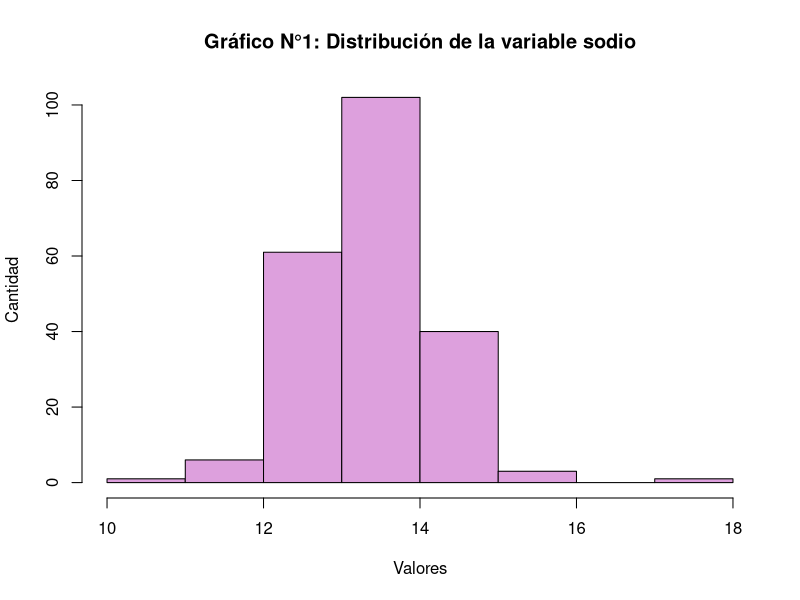
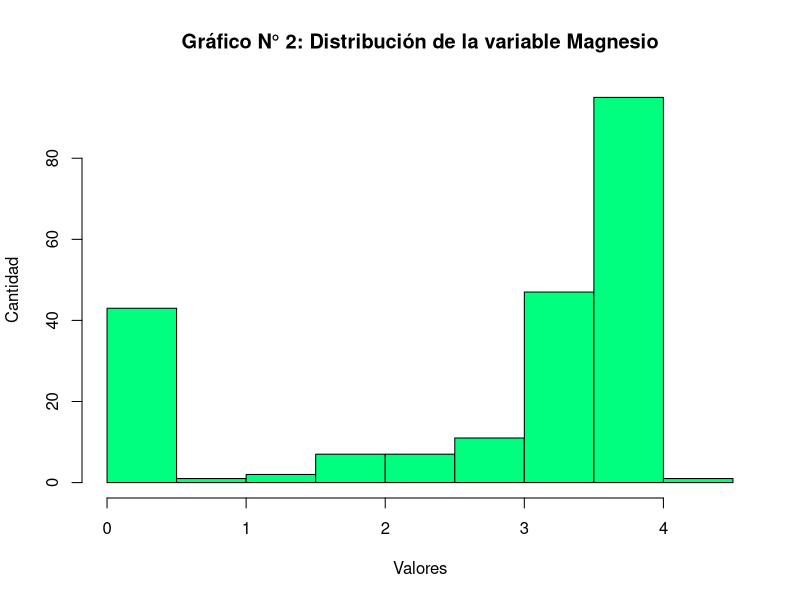
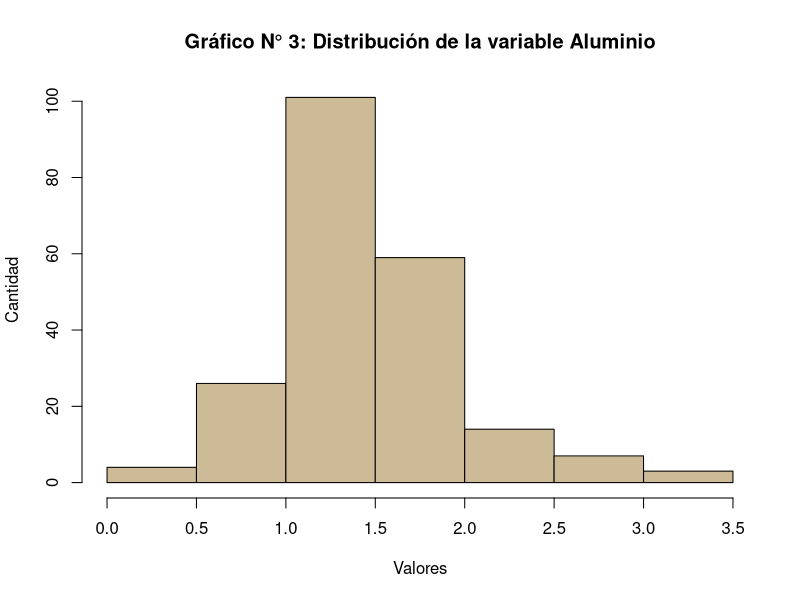

Reproduce these figures in R, in order.
# Análisis univariado a las variables de componentes químicos: Na, Mg, Al, Si, K, Ca, Ba, Fe 
# Paquetes utilizados
# install.packages("mlbench", "ggpubr")
library(mlbench)

# Cargamos la base de datos Glass en memoria.
data(Glass)

# Mostramos primeros 6 registros de la base de datos
head(Glass)

# RI    Na   Mg   Al    Si    K   Ca Ba   Fe Type
# 1 1.52101 13.64 4.49 1.10 71.78 0.06 8.75  0 0.00    1
# 2 1.51761 13.89 3.60 1.36 72.73 0.48 7.83  0 0.00    1
# 3 1.51618 13.53 3.55 1.54 72.99 0.39 7.78  0 0.00    1
# 4 1.51766 13.21 3.69 1.29 72.61 0.57 8.22  0 0.00    1
# 5 1.51742 13.27 3.62 1.24 73.08 0.55 8.07  0 0.00    1
# 6 1.51596 12.79 3.61 1.62 72.97 0.64 8.07  0 0.26    1

# Mostramos estructura de la base de datos.
str(Glass)

# Resumen de las variables del data frame
summary(Glass)

# Analizando la distribución de la variable Sodio

# Resumen de la variable Sodio
summary(Glass$Na)
# Min. 1st Qu.  Median    Mean 3rd Qu.    Max. 
# 10.73   12.91   13.30   13.41   13.82   17.38

# Visualizamos distribución de la variable sodio
hist(Glass$Na, breaks = "sturges",
     main = "Gráfico N°1: Distribución de la variable sodio",
     xlab = "Valores",
     ylab = "Cantidad",
     col="plum", 
     border="black"
)

# Analizando la distribución de la variable Magnesio

# Resumen de la variable magnesio
summary(Glass$Mg)
# Min. 1st Qu.  Median    Mean 3rd Qu.    Max. 
# 0.000   2.115   3.480   2.685   3.600   4.490 

# Visualizamos distribución de la variable Magnesio
hist(Glass$Mg, breaks = "sturges",
     main = "Gráfico N° 2: Distribución de la variable Magnesio",
     xlab = "Valores",
     ylab = "Cantidad",
     col="springgreen",
     border="black"
)

# Analizando la distribución de la variable aluminio

# Resumen de la variable aluminio
summary(Glass$Al)
# Min. 1st Qu.  Median    Mean 3rd Qu.    Max. 
# 0.290   1.190   1.360   1.445   1.630   3.500

# Visualizamos distribución de la variable aluminio
hist(Glass$Al, breaks = "sturges",
     main = "Gráfico N° 3: Distribución de la variable Aluminio",
     xlab = "Valores",
     ylab = "Cantidad",
     col="wheat3",
     border="black")
